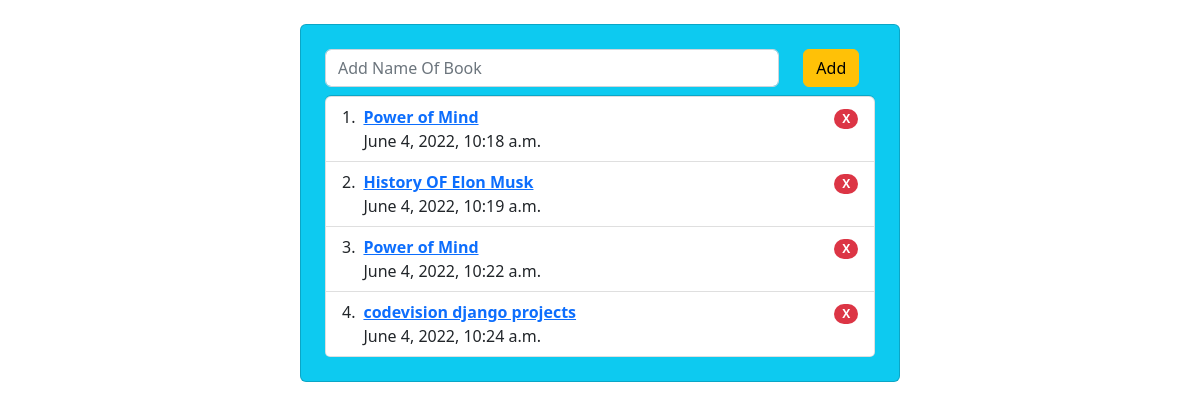
The page / on the database its author committed.
### library/models.py (models this page shows, shortened)
class Book(models.Model):
    namee = models.CharField(max_length=400)
    timestamp = models.DateTimeField(null=False,blank=False,auto_now_add=True)

### library/views.py (the view)
# urls.py: path('',views.index,name="home"),
def index(request):
    if request.method == "POST":
        book_name = request.POST["book"]
        bk = Book(namee=book_name)
        bk.save()
    bkk = Book.objects.all()
    context = {
        'books' : bkk,
    }
    return render(request,"library/index.html",context)

### library/templates/library/index.html
{% include 'library/basic.html' %}
{% block content %}
<div class="container w-50 mt-4 card p-4 bg-info">
        <form action="/" method="post">{% csrf_token %}
        <div class="row">
            <div class="col-10">
                <input type="text" name="book" id="book" class="form-control" placeholder="Add Name Of Book">
            </div>
            <div class="col-2">
                <button class="btn btn-warning" type='submit'>Add</button>
            </div>
        </div>
    </form>
        <ol class="list-group list-group-numbered mt-2">
            {% for book in books %}
            <li class="list-group-item d-flex justify-content-between align-items-start">
              <div class="ms-2 me-auto">
                <div class="fw-bold"><a href="/update/{{book.id}}">{{book.namee}}</a></div>
                {{book.timestamp}}
              </div>
              <a href="/delete/{{book.id}}/"><span class="badge bg-danger rounded-pill">X</span></a>
            </li>
            {% endfor %}
          </ol>
    </div>
{% endblock content %}

### library/templates/library/basic.html (shortened to what this page needs)
<!doctype html>
<html lang="en">
  <head>
    <link href="https://cdn.jsdelivr.net/npm/bootstrap@5.2.0-beta1/dist/css/bootstrap.min.css" rel="stylesheet">
  </head>
  <body>
</body>
</html>

### rows shown on the page
Book: namee "Power of Mind", timestamp "June 4, 2022, 10:18 a.m."
Book: namee "History OF Elon Musk", timestamp "June 4, 2022, 10:19 a.m."
Book: namee "Power of Mind", timestamp "June 4, 2022, 10:22 a.m."
Book: namee "codevision django projects", timestamp "June 4, 2022, 10:24 a.m."
